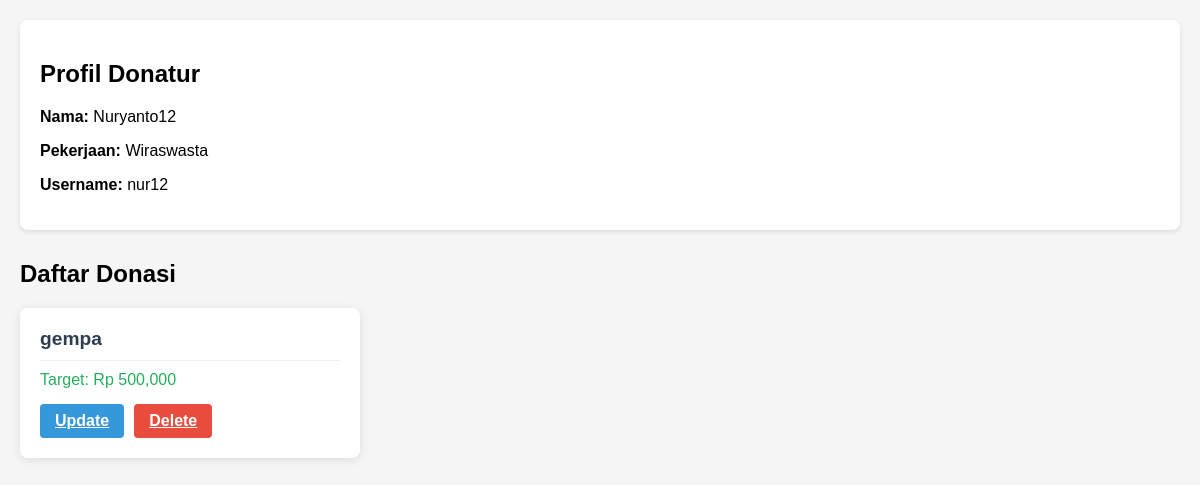
The page /profil.php (signed in) on the database as committed earlier.
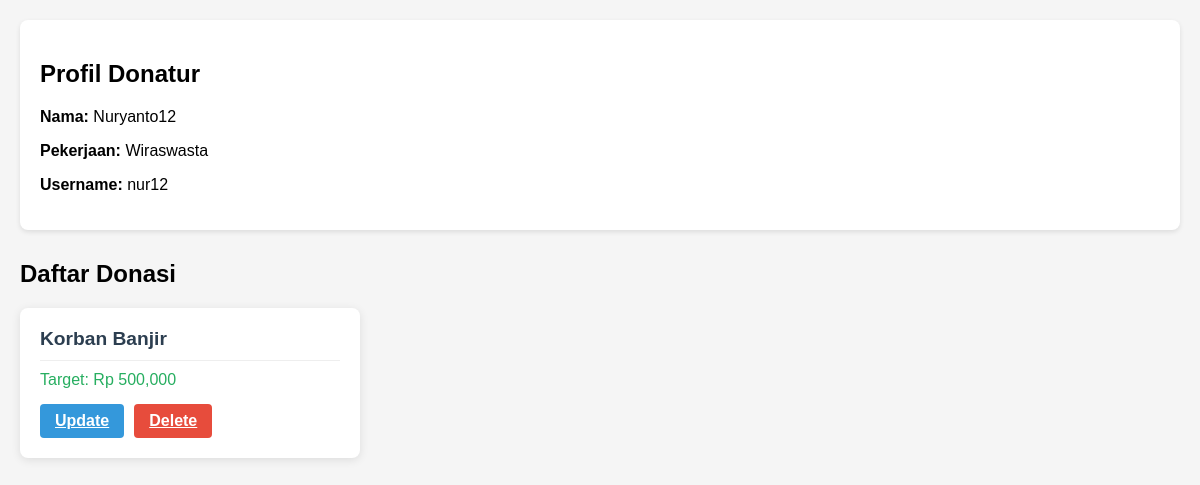
The same page on the database as committed later.
### tables this page shows
CREATE TABLE `data_donatur` (
  `id` int(11) NOT NULL,
  `Nama` varchar(70) NOT NULL,
  `Pekerjaan` varchar(70) NOT NULL,
  `Ussername` varchar(70) NOT NULL,
  `Password` varchar(400) NOT NULL
);

CREATE TABLE `data_donasi` (
  `id` int(11) NOT NULL,
  `Nama_Donasi` varchar(70) NOT NULL,
  `Target_Donasi` int(11) NOT NULL,
  `ussername` varchar(70) NOT NULL,
  `Progress` int(11) NOT NULL,
  `Penerima` varchar(70) NOT NULL
);

### profil.php (the view, shortened to what this page needs)
<!DOCTYPE html>
<html lang="en">
<head>
</head>
<body>
    <div class="profile-container">
        <?php
        $host = "localhost";
        $username = "root";
        $passwordd = "";
        $database = "wbs";
        $koneksi = mysqli_connect($host, $username, $passwordd, $database);
        if(isset($_SESSION['username'])) {
            $session_username = $_SESSION['username'];
            $query = "SELECT `Nama`, `Pekerjaan`, `Ussername` FROM `data_donatur` WHERE `Ussername` = ?";
            $stmt = mysqli_prepare($koneksi, $query);
            mysqli_stmt_bind_param($stmt, "s", $session_username);
            mysqli_stmt_execute($stmt);
            $result = mysqli_stmt_get_result($stmt);
            if ($row = mysqli_fetch_assoc($result)) {
                echo "<h2>Profil Donatur</h2>";
                echo "<p><strong>Nama:</strong> " . htmlspecialchars($row['Nama']) . "</p>";
                echo "<p><strong>Pekerjaan:</strong> " . htmlspecialchars($row['Pekerjaan']) . "</p>";
                echo "<p><strong>Username:</strong> " . htmlspecialchars($row['Ussername']) . "</p>";
            } else {
                echo "<p>Data profil tidak ditemukan.</p>";
            }
        } else {
            echo "<p>Anda belum login. <a href='login.php'>Login disini</a></p>";
        }
        ?>
    </div>
    <h2>Daftar Donasi</h2>
    <div class="donation-container">
        <?php
        $query_select = "SELECT `id`, `Nama_Donasi`, `Target_Donasi` FROM `data_donasi` WHERE `Ussername` = '$session_username'";
        $result = mysqli_query($koneksi, $query_select);
        if (mysqli_num_rows($result) > 0) {
            while ($row = mysqli_fetch_assoc($result)) {
                echo '<div class="donation-card">';
                echo '<div class="donation-title">' . htmlspecialchars($row['Nama_Donasi']) . '</div>';
                echo '<div class="donation-target">Target: Rp ' . number_format($row['Target_Donasi']) . '</div>';
                echo '<div class="action-buttons">';
                echo '<a href="update.php?id=' . $row['id'] . '" class="update-button">Update</a>';
                echo '<a href="delete.php?id=' . $row['id'] . '" class="delete-button">Delete</a>';
                echo '</div>';
                echo '</div>';
            }
        }
        ?>
    </div>
</body>
</html>

### profil.php (style rules this page uses)
body { font-family: 'Arial', sans-serif; background-color: #f5f5f5; margin: 0; padding: 20px; }
.profile-container { background-color: white; padding: 20px; border-radius: 8px; box-shadow: 0 2px 5px rgba(0,0,0,0.1); margin-bottom: 30px; }
.donation-container { display: flex; flex-wrap: wrap; gap: 20px; }
.donation-card { background-color: white; border-radius: 8px; box-shadow: 0 2px 10px rgba(0,0,0,0.1); padding: 20px; width: 300px; transition: transform 0.3s ease; }
.donation-title { font-size: 1.2rem; font-weight: bold; color: #2c3e50; margin-bottom: 10px; border-bottom: 1px solid #eee; padding-bottom: 10px; }
.donation-target { font-size: 1rem; color: #27ae60; margin-bottom: 15px; }
.action-buttons { display: flex; gap: 10px; margin-top: 15px; }
.update-button, .delete-button { padding: 8px 15px; border: none; border-radius: 4px; cursor: pointer; font-weight: bold; transition: background-color 0.3s; }
.update-button { background-color: #3498db; color: white; }
.delete-button { background-color: #e74c3c; color: white; }

Rows that differ between the two databases and show on the page:
removed data_donasi: Nama_Donasi "gempa", Target_Donasi "500,000"
added data_donasi: Nama_Donasi "Korban Banjir", Target_Donasi "500,000"
